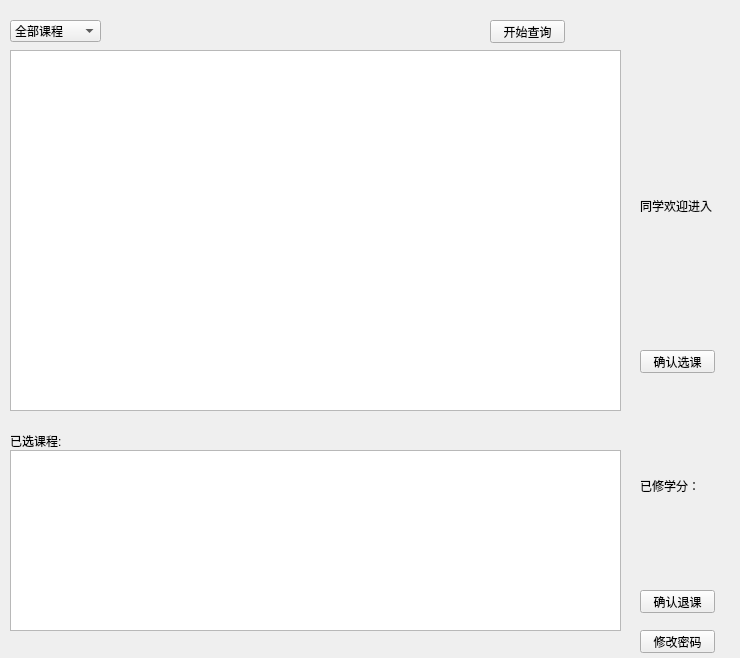
<?xml version="1.0" encoding="UTF-8"?>
<ui version="4.0">
 <class>CStudent</class>
 <widget class="QWidget" name="CStudent">
  <property name="geometry">
   <rect>
    <x>0</x>
    <y>0</y>
    <width>740</width>
    <height>658</height>
   </rect>
  </property>
  <property name="windowTitle">
   <string>Form</string>
  </property>
  <widget class="QPushButton" name="pushButton_ConfirmExit">
   <property name="geometry">
    <rect>
     <x>640</x>
     <y>590</y>
     <width>75</width>
     <height>23</height>
    </rect>
   </property>
   <property name="text">
    <string>确认退课</string>
   </property>
  </widget>
  <widget class="QPushButton" name="pushButton_ConfirmSelect">
   <property name="geometry">
    <rect>
     <x>640</x>
     <y>350</y>
     <width>75</width>
     <height>23</height>
    </rect>
   </property>
   <property name="text">
    <string>确认选课</string>
   </property>
  </widget>
  <widget class="QPushButton" name="pushButton_Start">
   <property name="geometry">
    <rect>
     <x>490</x>
     <y>20</y>
     <width>75</width>
     <height>23</height>
    </rect>
   </property>
   <property name="text">
    <string>开始查询</string>
   </property>
  </widget>
  <widget class="QLabel" name="label_2">
   <property name="geometry">
    <rect>
     <x>10</x>
     <y>430</y>
     <width>71</width>
     <height>21</height>
    </rect>
   </property>
   <property name="text">
    <string>已选课程:</string>
   </property>
  </widget>
  <widget class="QLabel" name="label_Welcome">
   <property name="geometry">
    <rect>
     <x>640</x>
     <y>160</y>
     <width>161</width>
     <height>91</height>
    </rect>
   </property>
   <property name="text">
    <string>同学欢迎进入</string>
   </property>
   <property name="wordWrap">
    <bool>true</bool>
   </property>
  </widget>
  <widget class="QLabel" name="label_Sum">
   <property name="geometry">
    <rect>
     <x>640</x>
     <y>460</y>
     <width>81</width>
     <height>51</height>
    </rect>
   </property>
   <property name="text">
    <string>已修学分：</string>
   </property>
   <property name="wordWrap">
    <bool>true</bool>
   </property>
  </widget>
  <widget class="QComboBox" name="comboBox_Select">
   <property name="geometry">
    <rect>
     <x>10</x>
     <y>20</y>
     <width>91</width>
     <height>22</height>
    </rect>
   </property>
   <item>
    <property name="text">
     <string>全部课程</string>
    </property>
   </item>
   <item>
    <property name="text">
     <string>本专业课程</string>
    </property>
   </item>
   <item>
    <property name="text">
     <string>选修课程</string>
    </property>
   </item>
  </widget>
  <widget class="QTableView" name="tableView">
   <property name="geometry">
    <rect>
     <x>10</x>
     <y>50</y>
     <width>611</width>
     <height>361</height>
    </rect>
   </property>
  </widget>
  <widget class="QTableView" name="tableView_2">
   <property name="geometry">
    <rect>
     <x>10</x>
     <y>450</y>
     <width>611</width>
     <height>181</height>
    </rect>
   </property>
  </widget>
  <widget class="QLabel" name="label">
   <property name="geometry">
    <rect>
     <x>640</x>
     <y>60</y>
     <width>71</width>
     <height>71</height>
    </rect>
   </property>
   <property name="text">
    <string/>
   </property>
   <property name="pixmap">
    <pixmap resource="../../img/img.qrc">:/StudentBackground.png</pixmap>
   </property>
  </widget>
  <widget class="QLabel" name="label_4">
   <property name="geometry">
    <rect>
     <x>150</x>
     <y>-20</y>
     <width>181</width>
     <height>81</height>
    </rect>
   </property>
   <property name="text">
    <string/>
   </property>
   <property name="pixmap">
    <pixmap resource="../../img/img.qrc">:/MangerPix.png</pixmap>
   </property>
  </widget>
  <widget class="QPushButton" name="pushButtonChangePassword">
   <property name="geometry">
    <rect>
     <x>640</x>
     <y>630</y>
     <width>75</width>
     <height>23</height>
    </rect>
   </property>
   <property name="text">
    <string>修改密码</string>
   </property>
  </widget>
 </widget>
 <resources>
  <include location="../../img/img.qrc"/>
 </resources>
 <connections/>
</ui>
